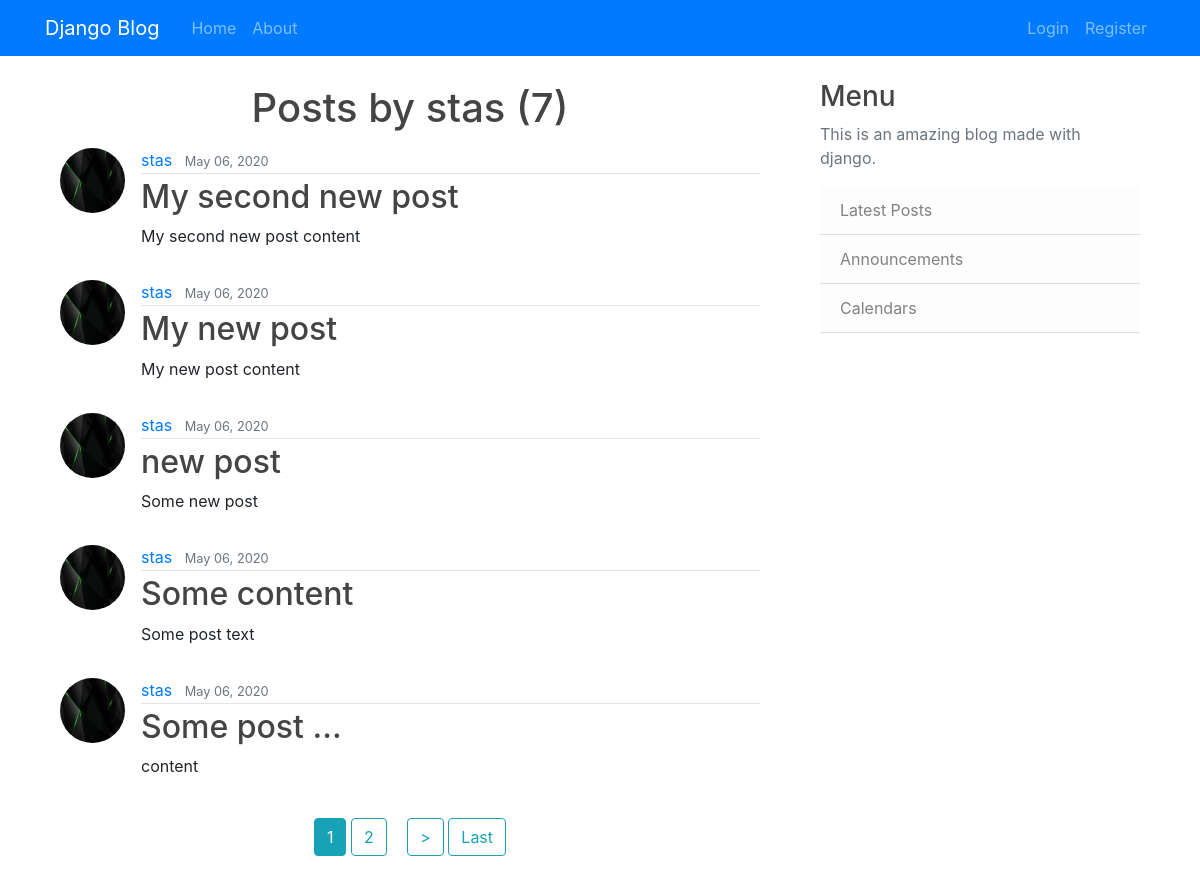
Page /user/stas/ on the committed database.
### main/models.py (models this page shows, shortened)
class Post(models.Model):
    title = models.CharField(max_length=100)
    content = models.TextField()
    date_posted = models.DateTimeField(default = timezone.now)
    author = models.ForeignKey(User, on_delete=models.CASCADE)

### users/models.py (models this page shows, shortened)
class Profile(models.Model):
    user = models.OneToOneField(User, on_delete=models.CASCADE)
    image = models.ImageField(default='default.jpg', upload_to='profile_pics')

### main/views.py (the view)
# urls.py: path('user/<str:username>/', views.UserPostListView.as_view(), name="user-posts"),
class UserPostListView(ListView):
    model = Post
    template_name = 'user_posts.html'
    context_object_name = 'posts'
    paginate_by = 5
    def get_queryset(self):
        user = get_object_or_404(User, username=self.kwargs.get('username'))
        return Post.objects.filter(author=user).order_by('-date_posted')

### templates/user_posts.html (shortened to what this page needs)
{% extends 'base.html' %}
{% block content %}
  <h1 class="mt-1 parent">Posts by {{ view.kwargs.username }} ({{ page_obj.paginator.count }})</h1>
  {% for post in posts %}
    <article class="media container mt-3">
      <img src="{{ post.author.profile.image.url }}" class="rounded-circle article-img">
      <div class="media-body">
        <div class="article-metadata">
          <a class="mr-2" href="{% url 'user-posts' post.author.username %}">{{ post.author }}</a>
          <small class="text-muted">{{ post.date_posted|date:"F d, Y" }}</small>
        </div>
        <h2><a class="article-title" href="{% url 'detail' post.id %}">{{ post.title }}</a></h2>
        <p class="article-content">{{ post.content }}</p>
      </div>
    </article>
  {% endfor %}
  {% if is_paginated %}
    <div class="container parent">
      <div class="center mt-4">
        {% for num in page_obj.paginator.page_range %}
          {% if page_obj.number == num %}
            <a class="btn btn-info mb-4" href="?page={{ num }}">{{ num }}</a>
          {% elif num > page_obj.number|add:'-3' and num < page_obj.number|add:'3' %}
            <a class="btn btn-outline-info mb-4" href="?page={{ num }}">{{ num }}</a>
          {% endif %}
        {% endfor %}
        {% if page_obj.has_next %}
          <a class="btn btn-outline-info ml-3 mb-4" href="?page={{ page_obj.next_page_number }}">></a>
          <a class="btn btn-outline-info mb-4" href="?page={{ page_obj.paginator.num_pages }}">Last</a>
        {% endif %}
      </div>
    </div>
  {% endif %}
{% endblock content %}

### static/css/style.css (style rules this page uses)
body { background: #fafafa; color: #333333; margin-top: 5rem; }
h1, h2, h3, h4, h5, h6 { color: #444444; }
.parent { text-align: center; }
.center { display: inline-block; }
.article-title { color: #444444; }
.article-content { white-space: pre-line; }
.article-img { height: 65px; width: 65px; margin-right: 16px; }
.article-metadata { padding-bottom: 1px; margin-bottom: 4px; border-bottom: 1px solid #e3e3e3 }

### rows in the picture
Post: author.profile.image (picture), author "stas", date_posted "May 06, 2020", title "My second new post", content "My second new post content"
Post: author.profile.image (picture), author "stas", date_posted "May 06, 2020", title "My new post", content "My new post content"
Post: author.profile.image (picture), author "stas", date_posted "May 06, 2020", title "new post", content "Some new post"
Post: author.profile.image (picture), author "stas", date_posted "May 06, 2020", title "Some content", content "Some post text"
Post: author.profile.image (picture), author "stas", date_posted "May 06, 2020", title "Some post ...", content "content"

### other values in the picture
{{ view.kwargs.username }} "stas"
{{ page_obj.paginator.count }} "7"
{{ num }} "1"
{{ num }} "2"
